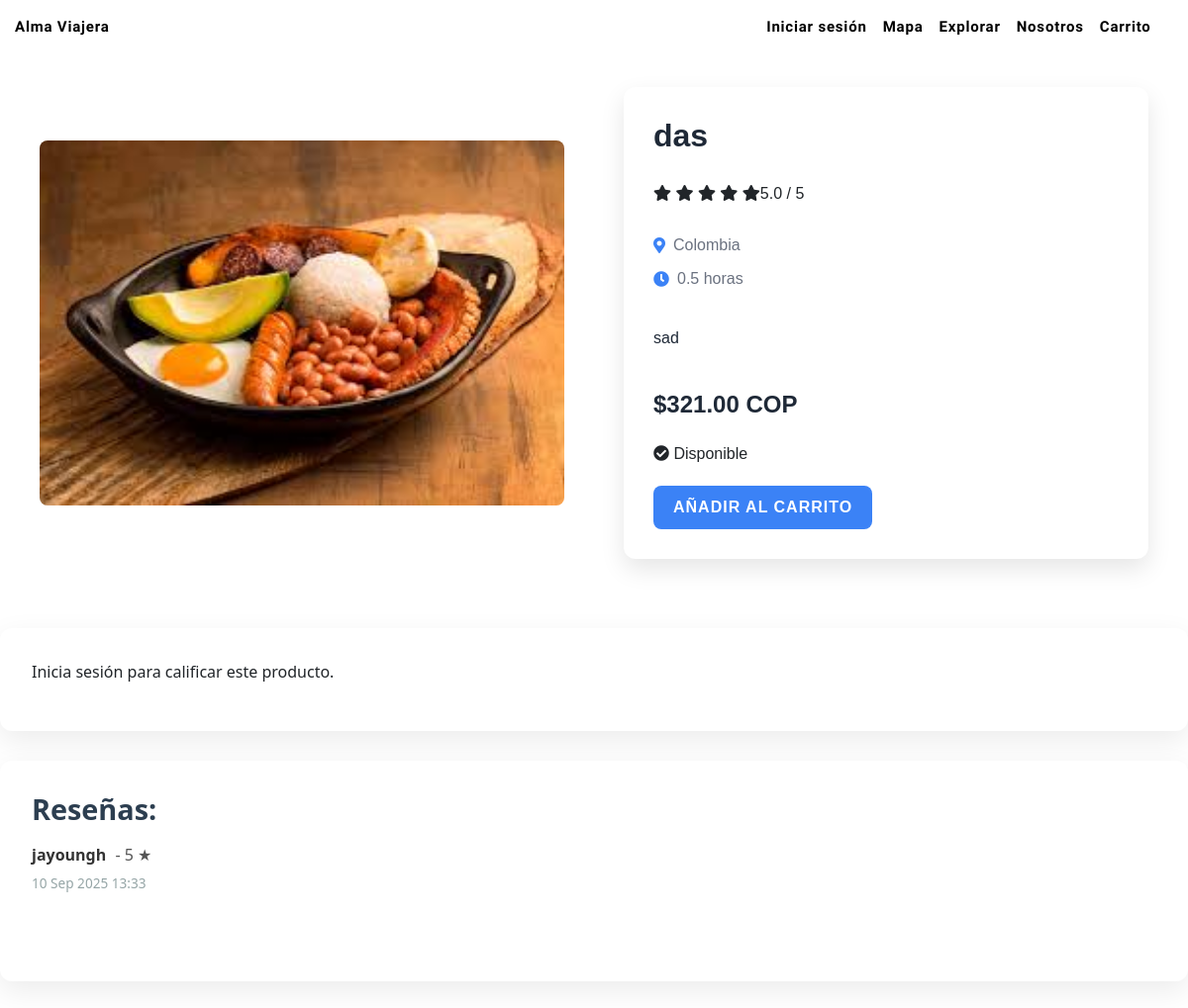
The page /item/5/ on the database its author committed.
### apps/catalog/models.py (models this page shows, shortened)
class Item(models.Model):
    id = models.AutoField(primary_key=True)
    nombre = models.CharField(max_length=255)
    descripcion = models.TextField()
    precio = models.DecimalField(max_digits=10, decimal_places=2)
    categoria = models.ForeignKey(Categoria, on_delete=models.CASCADE, related_name="items")
    ubicacion = models.CharField(max_length=255, blank=True, null=True)
    imagen = models.ImageField(upload_to="items/", blank=True, null=True)
    tiempo = models.DecimalField(max_digits=4, decimal_places=1, null=True)
    disponibilidad = models.BooleanField(default=True)  # tours/actividades
    stock = models.PositiveIntegerField(blank=True, null=True)  # souvenirs
    vendedor = models.ForeignKey(
        settings.AUTH_USER_MODEL,          # modelo de usuario
        on_delete=models.CASCADE,
        related_name="items_publicados",
    )
    def promedio_calificacion(self):
        calificaciones = self.calificaciones.all()
        if calificaciones.exists():
            return round(sum(c.puntuacion for c in calificaciones) / calificaciones.count(), 2)
        return 0
    def estrellas(self):
        promedio = self.promedio_calificacion() or 0
        llenas = int(promedio)
        media = 1 if (promedio - llenas) >= 0.5 else 0
        vacias = 5 - llenas - media
        return {"llenas": llenas, "media": media, "vacias": vacias}

class Calificacion(models.Model):
    item = models.ForeignKey('Item', on_delete=models.CASCADE, related_name="calificaciones")
    usuario = models.ForeignKey(settings.AUTH_USER_MODEL, on_delete=models.CASCADE)
    puntuacion = models.PositiveSmallIntegerField()  # Valor entre 1 y 5
    comentario = models.TextField(blank=True, null=True)
    fecha = models.DateTimeField(auto_now_add=True)
    class Meta:
        unique_together = ('item', 'usuario')

### apps/user/models.py (models this page shows)
class Usuario(AbstractUser):
    telefono = models.CharField(max_length=20, blank=True, null=True)
    ubicacion = models.CharField(max_length=255, blank=True, null=True)
    es_proveedor = models.BooleanField(default=False)

### apps/catalog/views.py (the view, shortened to what this page needs)
# urls.py: path('item/<int:pk>/', ItemDetailView.as_view(), name='item_detail'),
class ItemDetailView(DetailView):
    model = Item
    template_name = 'catalog/item_detail.html'
    context_object_name = 'item'
    def get_context_data(self, **kwargs):
        context = super().get_context_data(**kwargs)
        item = self.get_object()
        context['calificacion_form'] = CalificacionForm()
        context['promedio_calificacion'] = item.promedio_calificacion()
        context['calificaciones'] = item.calificaciones.all()
        context['rango_estrellas'] = range(1, 6)
        context['estrellas'] = item.estrellas()
        return context

### apps/catalog/templatetags/custom_filters.py (called while the page is built)
@register.filter
def to_range(value):
    return range(value)

### apps/catalog/templates/catalog/item_detail.html (shortened to what this page needs)
{% extends 'base.html' %}
{% load static %}
{% load custom_filters %}
{% block content %}
<link rel="stylesheet" href="{% static 'css/item_detail.css' %}">
<link rel="stylesheet" href="{% static 'css/calificacion.css' %}">
<link href="https://cdnjs.cloudflare.com/ajax/libs/font-awesome/5.15.4/css/all.min.css" rel="stylesheet">
<div class="product-container">
    <div class="product-image">
        <img src="{{ item.imagen.url }}" alt="{{ item.nombre }}">
    </div>
    <div class="product-details-container">
        <div class="product-details">
            <h1 class="product-title">{{ item.nombre }}</h1>
            <div class="product-rating">
                <div class="stars-display">
                    {% for i in estrellas.llenas|to_range %}
                        <i class="fas fa-star"></i>
                    {% endfor %}
                </div>
                <span>{{ promedio_calificacion }} / 5</span>
            </div>
            <div class="product-info">
                <div class="info-item">
                    <i class="fas fa-map-marker-alt"></i>
                    <span>{{ item.ubicacion }}</span>
                </div>
                <div class="info-item">
                    <i class="fas fa-clock"></i>
                    <span>{{ item.tiempo }} horas</span>
                </div>
            </div>
            <p class="product-description">
                {{ item.descripcion }}
            </p>
            <div class="product-price">
                <span class="price-value">${{ item.precio }}</span>
                <span class="price-currency">COP</span>
            </div>
            <div class="product-availability">
                {% if item.disponibilidad %}
                    <i class="fas fa-check-circle"></i>
                    <span>Disponible</span>
                {% else %}
                    <i class="fas fa-times-circle"></i>
                    <span>No Disponible</span>
                {% endif %}
            </div>
            <form action="{% url 'cart:agregar_al_carrito' item.id %}" method="post">
                <button type="submit" class="add-to-cart-button">Añadir al Carrito</button>
            </form>
        </div>
    </div>
</div>
<div class="product-rating-form">
    {% if user.is_authenticated %}
        <h3>Califica este producto</h3>
        <form method="post">
            {% csrf_token %}
           <div class="rating-stars">
                {% for i in "12345" %}
                    <input type="radio" id="star{{ i }}" name="puntuacion" value="{{ i }}">
                    <label for="star{{ i }}">&#9733;</label>
                {% endfor %}
           </div>
                        <button type="submit">Calificar</button>
        </form>
    {% else %}
        <p>Inicia sesión para calificar este producto.</p>
    {% endif %}
</div>
<div class="product-reviews">
    <h3>Reseñas:</h3>
    {% for calificacion in calificaciones %}
        <div class="review">
            <p><strong>{{ calificacion.usuario }}</strong> - {{ calificacion.puntuacion }} ★</p>
            <p><small>{{ calificacion.fecha|date:"d M Y H:i" }}</small></p>
        </div>
    {% empty %}
        <p>No hay calificaciones aún.</p>
    {% endfor %}
</div>
{% endblock %}

### static/css/home.css (style rules this page uses)
:root { --primary-color: #ffffff; --secondary-color: #333333; --accent-color: #4CAF50; --font-family: 'Montserrat', sans-serif; }
html, body { margin: 0; padding: 0; width: 100%; height: 100%; overflow-x: hidden; }
body { font-family: var(--font-family); }

### static/css/auth.css (style rules this page uses)
:root { --av-bg: #f8fafc; --av-card-bg: #ffffff; --av-text: #0f172a; --av-muted: #64748b; --av-border: #e5e7eb; --av-ring: #3b82f6; --av-primary: #2563eb; --av-primary-900: #1d4ed8; --av-radius-lg: 16px; --av-radius-md: 12px; --av-shadow-sm: 0 2px 10px rgba(2, 6, 23, 0.05); --av-shadow-lg: 0 12px 30px rgba(2, 6, 23, 0.08); }

### static/css/item_detail.css (style rules this page uses)
:root { --primary-color: #3b82f6; --secondary-color: #2563eb; --background-color: #ffffff; --text-color: #1f2937; --light-text-color: #6b7280; --border-color: #e5e7eb; --star-color: #f59e0b; }
body { font-family: 'Poppins', sans-serif; background-color: var(--background-color); margin: 0; padding: 0; }
.product-container { display: flex; flex-direction: row; gap: 20px; align-items: center; padding: 20px; }
.product-image { flex: 1; display: flex; justify-content: center; background-color: var(--background-color); padding: 20px; }
.product-image img { width: 100%; max-width: 600px; height: auto; border-radius: 8px; object-fit: cover; }
.product-details-container { flex: 1; display: flex; justify-content: center; padding: 20px; }
.product-details { max-width: 900px; width: 100%; background-color: #ffffff; border-radius: 12px; box-shadow: 0 10px 25px rgba(0, 0, 0, 0.1); padding: 30px; display: flex; flex-direction: column; gap: 20px; }
.product-title { font-size: 2rem; font-weight: 700; color: var(--text-color); }
.product-price { font-size: 1.5rem; font-weight: 700; color: var(--text-color); }
.add-to-cart-button { background-color: var(--primary-color); color: #ffffff; padding: 10px 20px; border: none; border-radius: 8px; font-size: 1rem; font-weight: 600; cursor: pointer; transition: background-color 0.3s ease, transform 0.2s ease; text-transform: uppercase; letter-spacing: 1px; }
.product-info { display: flex; flex-direction: column; gap: 10px; margin-bottom: 15px; }
.info-item { display: flex; align-items: center; gap: 8px; color: var(--light-text-color); font-size: 1rem; }
.info-item i { color: var(--primary-color); }
.product-description { color: var(--text-color); font-size: 1rem; line-height: 1.6; }

### static/css/calificacion.css (style rules this page uses)
.product-rating-form, .product-reviews { margin: 30px 0; padding: 2rem; border-radius: 12px; background-color: #ffffff; box-shadow: 0 10px 30px rgba(0, 0, 0, 0.08); font-family: 'Segoe UI', Roboto, Helvetica, Arial, sans-serif; }
.product-reviews h3, .product-rating-form h3 { font-size: 1.8rem; font-weight: 600; margin-bottom: 1rem; color: #2c3e50; text-align: left; }
.product-reviews .review { margin-bottom: 2rem; padding-bottom: 1.5rem; border-bottom: 1px solid #e9ecef; }
.product-reviews .review:last-child { border-bottom: none; }
.product-reviews .review p { margin: 0; color: #555; line-height: 1.6; }
.product-reviews .review p strong { color: #333; font-weight: 700; margin-right: 5px; }
.product-reviews .review small { display: block; color: #95a5a6; font-size: 0.85rem; margin-top: 5px; }
.product-rating { display: flex; align-items: center; margin-bottom: 0.5rem; }

### rows shown on the page
Item: imagen (picture), nombre "das", ubicacion "Colombia", tiempo "0.5", descripcion "sad", precio "321.00"
Calificacion: usuario "jayoungh", puntuacion "5", fecha "10 Sep 2025 13:33"

### other values the page prints
{{ promedio_calificacion }} "5.0"
